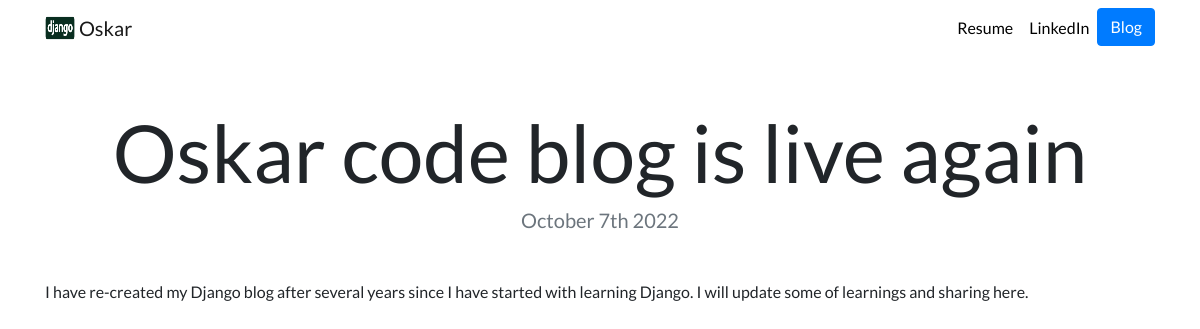
Page /blog/8/ on the committed database.
### blog/models.py (models this page shows, shortened)
class Blog(models.Model):
          title = models.CharField(max_length = 100)
          description = models.TextField()
          date = models.DateField()

### blog/views.py (the view)
# urls.py: path('<int:blog_id>/',views.detail, name = 'detail'),
def detail(request, blog_id):
          blog = get_object_or_404(Blog, pk = blog_id)
          return render(request, 'blog/detail.html', {'blog': blog})

### blog/templates/blog/detail.html
{% extends "portfolio/base.html" %}
{% load static %}
{% block content %}
<h1 class="text-center mt-5" id="blogdetailtitle">{{ blog.title }}</h1>
<h5 class="text-center text-muted mb-5">{{ blog.date|date:'F jS Y' }}</h5>
{{ blog.description|safe }}
{% endblock %}

### portfolio/static/portfolio/custom.css (style rules this page uses)
body { font-family: 'Lato', sans-serif; }
@media (min-width: 992px) { #blogdetailtitle { font-size: 5rem; } }

### rows in the picture
Blog: title "Oskar code blog is live again", date "October 7th 2022", description "I have re-created my Django blog after several years since I have started with learning Django. I will update some of learnings and sharing here."
